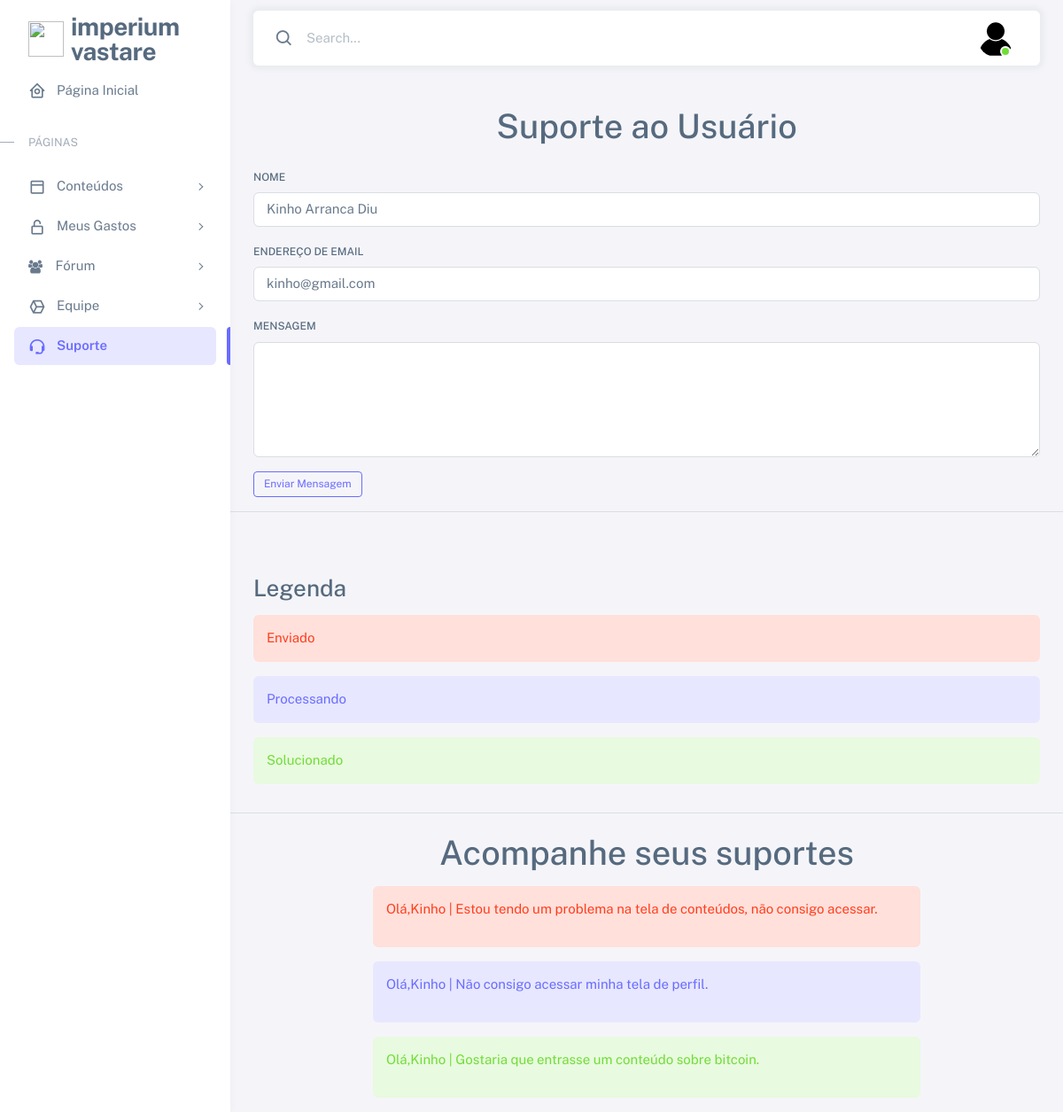
The page /suporte.php (signed in) on the database its author committed.
### tables this page shows
CREATE TABLE `user` (
  `id` int(11) NOT NULL,
  `user` varchar(255) NOT NULL,
  `senha` varchar(255) NOT NULL,
  `nome` varchar(255) NOT NULL,
  `email` varchar(255) NOT NULL
);

CREATE TABLE `suporte` (
  `id` int(11) NOT NULL,
  `nome` varchar(255) NOT NULL,
  `email` varchar(255) NOT NULL,
  `message` varchar(255) NOT NULL,
  `idUser` int(11) NOT NULL,
  `status` int(11) NOT NULL DEFAULT 1,
  `ativo` tinyint(1) NOT NULL DEFAULT 1
);

### suporte.php (the view, shortened to what this page needs)
<?php
include_once('config.php');
include_once('config/conexao.php');
$sql = "SELECT * FROM `user` WHERE id = " . $_SESSION['id'] . "";
$query = mysqli_query($conn, $sql);
$row = mysqli_fetch_assoc($query);
$idUser = $_SESSION['id'];
$sqlSuporte = "SELECT * FROM `suporte` WHERE idUser = " . $idUser . " ";
$querySuporte = mysqli_query($conn, $sqlSuporte);
$rowSuportes = mysqli_fetch_all($querySuporte);
?>
<body>
    <div class="layout-wrapper layout-content-navbar">
        <div class="layout-container">
            <aside id="layout-menu" class="layout-menu menu-vertical menu bg-menu-theme">
                <div class="app-brand demo">
                    <a href="index.php" class="app-brand-link">
                        <span class="app-brand-logo demo">
                            <i><img src="img/favicon-aba.svg" alt=""></i>
                        </span>
                        <span class="app-brand-text demo menu-text fw-bolder ms-2">Imperium <br>Vastare </span>
                    </a>
                </div>
                <ul class="menu-inner py-1">
                    <li class="menu-item">
                        <a href="index.php" class="menu-link">
                            <i class="menu-icon tf-icons bx bx-home-circle"></i>
                            <div data-i18n="Analytics">Página Inicial</div>
                        </a>
                    </li>
                    <li class="menu-header small text-uppercase">
                        <span class="menu-header-text">Páginas</span>
                    </li>
                    <li class="menu-item">
                        <a href="conteudo.php" class="menu-link menu-toggle">
                            <i class="menu-icon tf-icons bx bx-dock-top"></i>
                            <div data-i18n="Account Settings">Conteúdos</div>
                        </a>
                    </li>
                    <li class="menu-item">
                        <a href="meusgastos.php" class="menu-link menu-toggle">
                            <i class="menu-icon tf-icons bx bx-lock-open-alt"></i>
                            <div data-i18n="Authentications">Meus Gastos</div>
                        </a>
                    </li>
                    <li class="menu-item">
                        <a href="forum.php" class="menu-link menu-toggle">
                            <patch></patch>&nbsp;&nbsp;&nbsp;&nbsp;
                            <div data-i18n="Misc">Fórum</div>
                        </a>
                    <li class="menu-item">
                        <a href="equipe.php" class="menu-link menu-toggle">
                            <i class="menu-icon tf-icons bx bx-cube-alt"></i>
                            <div data-i18n="Misc">Equipe</div>
                        </a>
                    <li class="menu-item active">
                        <a href="suporte.php" class="menu-link">
                            <i class="menu-icon tf-icons bx bx-support"></i>
                            <div data-i18n="Support">Suporte</div>
                        </a>
                    </li>
                </ul>
            </aside>
            <div class="layout-page">
                <nav class="layout-navbar container-xxl navbar navbar-expand-xl navbar-detached align-items-center bg-navbar-theme"
                    id="layout-navbar">
                    <div class="navbar-nav-right d-flex align-items-center" id="navbar-collapse">
                        <div class="navbar-nav align-items-center">
                            <div class="nav-item d-flex align-items-center">
                                <i class="bx bx-search fs-4 lh-0"></i>
                                <input type="text" class="form-control border-0 shadow-none" placeholder="Search..."
                                    aria-label="Search..." />
                            </div>
                        </div>
                        <ul class="navbar-nav flex-row align-items-center ms-auto">
                            <li class="nav-item navbar-dropdown dropdown-user dropdown">
                                <a class="nav-link dropdown-toggle hide-arrow" href="javascript:void(0);"
                                    data-bs-toggle="dropdown">
                                    <div class="avatar avatar-online">
                                        <img src="img/fotodeperfilbase.svg" alt class="w-px-40 h-auto rounded-circle" />
                                    </div>
                                </a>
                            </li>
                        </ul>
                    </div>
                </nav>
                <div class="container mt-5">
                    <h1 class="mb-4 text-center">Suporte ao Usuário</h1>
                    <form method="POST" action="config/criarSuporte.php">
                        <div class="mb-3">
                            <label for="nome" class="form-label">Nome</label>
                            <input type="text" class="form-control" id="nome" name="nome"
                                value="<?php echo $row['nome'] ?>">
                        </div>
                        <div class="mb-3">
                            <label for="email" class="form-label">Endereço de Email</label>
                            <input type="email" class="form-control" name="email" id="email"
                                value="<?php echo $row['email'] ?>">
                        </div>
                        <div class="mb-3">
                            <label for="mensagem" class="form-label">Mensagem</label>
                            <textarea class="form-control" name="message" id="mensagem" required rows="5"></textarea>
                        </div>
                        <button type="submit" class="btn btn-sm btn-outline-primary">Enviar Mensagem</button>
                    </form>
                </div>
                <hr>
                <div class="container mt-5">
                    <h3 class="mt-2">Legenda</h3>
                    <div class="alert alert-danger" role="alert">
                        Enviado
                    </div>
                    <div class="alert alert-primary" role="primary">
                        Processando
                    </div>
                    <div class="alert alert-success" role="success">
                        Solucionado
                    </div>
                </div>
                <hr>
                <h1 class="mt-2 text-center">Acompanhe seus suportes</h1>
                <div class="row d-flex justify-content-center">
                    <div class="col-md-8">
                        <?php
                        $cor = "";
                        foreach ($rowSuportes as $linha) {
                            if ($linha[5] == 1) {
                                $cor = 'danger';
                            } elseif ($linha[5] == 2) {
                                $cor = 'primary';
                            } else {
                                $cor = 'success';
                            }
                            echo ' <div class="alert alert-' . $cor . '" role="alert">
                            <p>Olá,' . $linha[1] . ' | ' . $linha[3] . '</p>
                        </div>';
                        }
                        ?>
                    </div>
                </div>
</body>
</body>
</html>

### config.php (shortened to what this page needs)
<!DOCTYPE html>
<html lang="en" class="light-style layout-menu-fixed" id="minhaDiv" dir="ltr" data-theme="theme-default" data-assets-path="../assets/" data-template="vertical-menu-template-free">
<head>
    <link href='https://unpkg.com/boxicons@2.1.4/css/boxicons.min.css' rel='stylesheet'>
    <link rel="stylesheet" href="css/core.css" class="template-customizer-core-css" />
    <link rel="stylesheet" href="css/theme-default.css" class="template-customizer-theme-css" />
    <link rel="stylesheet" href="css/demo.css" />
    <link rel="stylesheet" href="https://cdnjs.cloudflare.com/ajax/libs/animate.css/4.1.1/animate.min.css"/>
</head>
<body>

### css/theme-default.css (style rules this page uses)
.bg-menu-theme .menu-header { position: relative; }
.bg-menu-theme .menu-header:before { content: ""; position: absolute; left: 0; top: 1.1875rem; width: 1rem; height: 1px; transition: all 0.3s ease-in-out; }
.layout-wrapper:not(.layout-horizontal) .bg-menu-theme .menu-inner .menu-item .menu-link { border-radius: 0.375rem; }
.layout-wrapper:not(.layout-horizontal) .bg-menu-theme .menu-inner > .menu-item.active:before { content: ""; position: absolute; right: 0; width: 0.25rem; height: 2.6845rem; border-radius: 0.375rem 0 0 0.375rem; }
.alert-primary { background-color: #e7e7ff; border-color: #d2d3ff; color: #696cff; }
.btn-outline-primary { color: #696cff; border-color: #696cff; background: transparent; }
a { color: #696cff; }
.bg-navbar-theme { background-color: #fff !important; color: #697a8d; }
.bg-navbar-theme .navbar-nav > .nav-link, .bg-navbar-theme .navbar-nav > .nav-item > .nav-link, .bg-navbar-theme .navbar-nav > .nav > .nav-item > .nav-link { color: #697a8d; }
.layout-navbar { background-color: rgba(255, 255, 255, 0.95) !important; -webkit-backdrop-filter: saturate(200%) blur(6px); backdrop-filter: saturate(200%) blur(6px); }
.navbar-detached { box-shadow: 0 0 0.375rem 0.25rem rgba(161, 172, 184, 0.15); }
.bg-menu-theme { background-color: #fff !important; color: #697a8d; }
.bg-menu-theme .menu-link, .bg-menu-theme .menu-horizontal-prev, .bg-menu-theme .menu-horizontal-next { color: #697a8d; }
.bg-menu-theme .menu-item.open:not(.menu-item-closing) > .menu-toggle, .bg-menu-theme .menu-item.active > .menu-link { color: #566a7f; }
.bg-menu-theme .menu-item.active > .menu-link:not(.menu-toggle) { background-color: #fff; }
.bg-menu-theme .menu-text { color: #566a7f; }
.bg-menu-theme .menu-header { color: #8f9baa; }
.bg-menu-theme .menu-inner > .menu-header::before { background-color: transparent; }
@media (min-width: 1200px) { .bg-menu-theme.menu-vertical { box-shadow: 0 0.125rem 0.375rem 0 rgba(161, 172, 184, 0.12); } }
.bg-menu-theme .menu-header { color: #a1acb8; }
.bg-menu-theme .menu-header:before { background-color: #a1acb8 !important; }
.bg-menu-theme.menu-vertical { box-shadow: 0 0.125rem 0.375rem 0 rgba(161, 172, 184, 0.12); }
.bg-menu-theme .menu-inner > .menu-item.active > .menu-link { color: #696cff; background-color: rgba(105, 108, 255, 0.16) !important; }
.bg-menu-theme .menu-inner > .menu-item.active:before { background: #696cff; }

### css/demo.css (style rules this page uses)
.menu .app-brand.demo { height: 64px; margin-top: 12px; }
.app-brand-text.demo { font-size: 1.75rem; letter-spacing: -0.5px; text-transform: lowercase; }

### rows shown on the page
user: nome "Kinho Arranca Diu", email "kinho@gmail.com"
suporte: nome "Kinho", message "Estou tendo um problema na tela de conteúdos, não consigo acessar."
suporte: nome "Kinho", message "Não consigo acessar minha tela de perfil."
suporte: nome "Kinho", message "Gostaria que entrasse um conteúdo sobre bitcoin."
